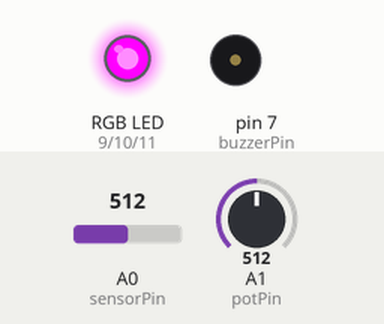
This sketch was run on a simulated Arduino Uno, built with avr-gcc and run on an emulated ATmega328P. On the bench: an RGB LED mixed from three pins (HIGH = lit), buzzer (waves = sounding). Inputs (shaded band) come from the test bench; at power-on: A0 (sensorPin) = 512, A1 (potPin) = 512.

Above: at 1.2 s.
1.3 s: A0 (sensorPin) set to 532
At 2.5 s:
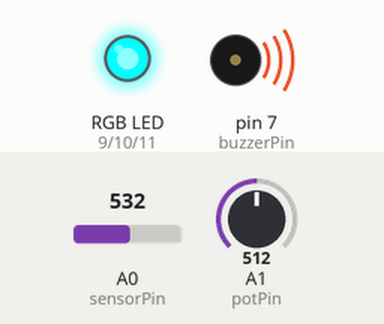
2.8 s: A1 (potPin) set to 540
At 3.32 s:
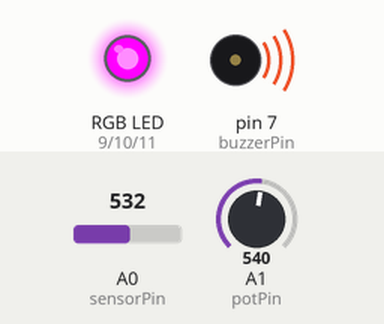
4.8 s: A0 (sensorPin) set to 511
At 6.0 s:
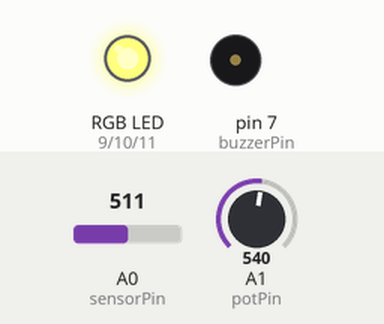
6.3 s: A1 (potPin) set to 511
At 7.4 s:
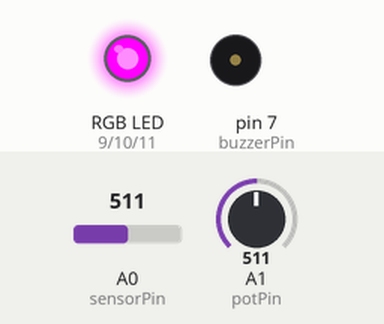
7.8 s: A0 (sensorPin) set to 716
At 8.9 s:
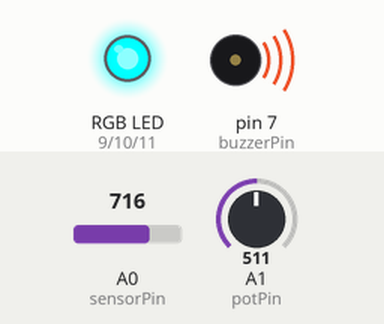
9.3 s: A1 (potPin) set to 690
11.0 s: A1 (potPin) set to 724
At 12.2 s:
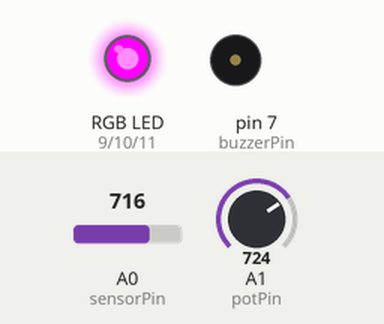
Timing chart, 0 to 14.0 s (numbered marks = the images above; inputs shaded):
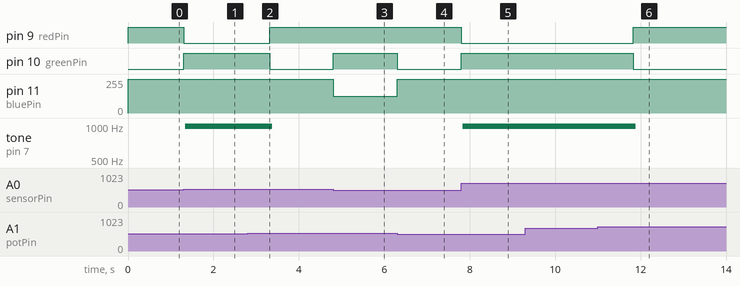

The sketch:

LIE_DETECTOR.ino
```cpp
int redPin = 9;
int greenPin = 10;
int bluePin = 11;
int buzzerPin = 7;
int potPin = 1;
int sensorPin = 0;
long red = 0xFF0000;
long green = 0x00FF00;
long blue = 0x000080;
int band = 10;
// adjust for sensitivity
void setup()
{
  Serial.begin(9600);
  pinMode(potPin, INPUT);   //This is to set the input resistance that comes from potentiometer A1
  pinMode(sensorPin, INPUT);  //This is to set the input resistance from the skin
  pinMode(redPin, OUTPUT);  //This is to set the output for RED Led
  pinMode(greenPin, OUTPUT);  //This is to set the output for green Led
  pinMode(bluePin, OUTPUT); //This is to set the output for blue(or transparent) Led
  pinMode(buzzerPin, OUTPUT); //This is to set the output for buzzer

}
void loop()       //This loops highlights the basic working of the detector
{
  int gsr = analogRead(sensorPin);
  int pot = analogRead(potPin);
  if (gsr > pot + band)   //This condition if true indicates the lie
  {
    setColor(red);
    beep();
  }
  else if (gsr < pot - band)  //This condition if true indicates the need of adjusting the resistance
  {
    setColor(blue);
  }
  else        //This condition becomes  true for other condition becomes false and is at normal resistance
  {
    setColor(green);
  }
}
void setColor(long rgb)     //This functions sets the colour
{
  int red = rgb >> 16;
  int green = (rgb >> 8) & 0xFF;
  int blue = rgb & 0xFF;
  analogWrite(redPin, 255 - red);
  analogWrite(greenPin, 255 - green);
  analogWrite(bluePin, 255 - blue);
}
void beep()       //This function is to beep the buzzer
{
  // 5 Khz for 1/5th second
  for (int i = 0; i < 1000; i++)
  {
    digitalWrite(buzzerPin, HIGH);
    delayMicroseconds(500);
    digitalWrite(buzzerPin, LOW);
    delayMicroseconds(500);
  }
}
```

Measured:
- the behaviour switches between 522 and 523 on A0 (sensorPin) (found by bisection; images 0 and 1)
- the behaviour switches between 521 and 522 on A1 (potPin) (found by bisection; images 1 and 2)
- the behaviour switches between 705 and 706 on A1 (potPin) (found by bisection; images 5 and 6)
- after the input at 1.3 s, pin 9 (redPin): HIGH → LOW at once; pin 10 (greenPin): LOW → HIGH at once; tone on pin 7 (buzzerPin): silent → 993 Hz at once
- after the input at 2.8 s, pin 9 (redPin): LOW → HIGH after 0.51 s; pin 10 (greenPin): HIGH → LOW after 0.51 s; tone on pin 7 (buzzerPin): 993 Hz → silent after 0.58 s
- after the input at 4.8 s, pin 10 (greenPin): LOW → HIGH at once; pin 11 (bluePin): 255/255 → 127/255 at once
- after the input at 6.3 s, pin 10 (greenPin): HIGH → LOW at once; pin 11 (bluePin): 127/255 → 255/255 at once
- after the input at 7.8 s, pin 9 (redPin): HIGH → LOW at once; pin 10 (greenPin): LOW → HIGH at once; tone on pin 7 (buzzerPin): silent → 993 Hz at once
- after the input at 9.3 s, every drawn part: stays the same
- after the input at 11.0 s, pin 9 (redPin): LOW → HIGH after 0.83 s; pin 10 (greenPin): HIGH → LOW after 0.83 s; tone on pin 7 (buzzerPin): 993 Hz → silent after 0.88 s
